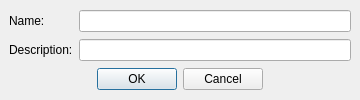
<ui version="4.0" >
 <class>surfaceDescriptionDialog</class>
 <widget class="QDialog" name="surfaceDescriptionDialog" >
  <property name="geometry" >
   <rect>
    <x>0</x>
    <y>0</y>
    <width>360</width>
    <height>100</height>
   </rect>
  </property>
  <property name="sizePolicy" >
   <sizepolicy>
    <hsizetype>0</hsizetype>
    <vsizetype>0</vsizetype>
    <horstretch>0</horstretch>
    <verstretch>0</verstretch>
   </sizepolicy>
  </property>
  <property name="minimumSize" >
   <size>
    <width>360</width>
    <height>100</height>
   </size>
  </property>
  <property name="maximumSize" >
   <size>
    <width>360</width>
    <height>100</height>
   </size>
  </property>
  <property name="windowTitle" >
   <string>Enter surface description</string>
  </property>
  <layout class="QGridLayout" >
   <property name="margin" >
    <number>9</number>
   </property>
   <property name="spacing" >
    <number>6</number>
   </property>
   <item row="1" column="1" >
    <widget class="QLineEdit" name="surfaceDescription" />
   </item>
   <item row="0" column="1" >
    <widget class="QLineEdit" name="surfaceName" />
   </item>
   <item row="0" column="0" >
    <widget class="QLabel" name="label" >
     <property name="text" >
      <string>Name:</string>
     </property>
    </widget>
   </item>
   <item row="1" column="0" >
    <widget class="QLabel" name="label_2" >
     <property name="text" >
      <string>Description:</string>
     </property>
    </widget>
   </item>
   <item row="2" column="0" colspan="2" >
    <widget class="QDialogButtonBox" name="buttonBox" >
     <property name="orientation" >
      <enum>Qt::Horizontal</enum>
     </property>
     <property name="standardButtons" >
      <set>QDialogButtonBox::Cancel|QDialogButtonBox::NoButton|QDialogButtonBox::Ok</set>
     </property>
     <property name="centerButtons" >
      <bool>true</bool>
     </property>
    </widget>
   </item>
  </layout>
 </widget>
 <tabstops>
  <tabstop>surfaceName</tabstop>
  <tabstop>surfaceDescription</tabstop>
  <tabstop>buttonBox</tabstop>
 </tabstops>
 <resources/>
 <connections>
  <connection>
   <sender>buttonBox</sender>
   <signal>accepted()</signal>
   <receiver>surfaceDescriptionDialog</receiver>
   <slot>accept()</slot>
   <hints>
    <hint type="sourcelabel" >
     <x>248</x>
     <y>254</y>
    </hint>
    <hint type="destinationlabel" >
     <x>157</x>
     <y>274</y>
    </hint>
   </hints>
  </connection>
  <connection>
   <sender>buttonBox</sender>
   <signal>rejected()</signal>
   <receiver>surfaceDescriptionDialog</receiver>
   <slot>reject()</slot>
   <hints>
    <hint type="sourcelabel" >
     <x>316</x>
     <y>260</y>
    </hint>
    <hint type="destinationlabel" >
     <x>286</x>
     <y>274</y>
    </hint>
   </hints>
  </connection>
 </connections>
</ui>
